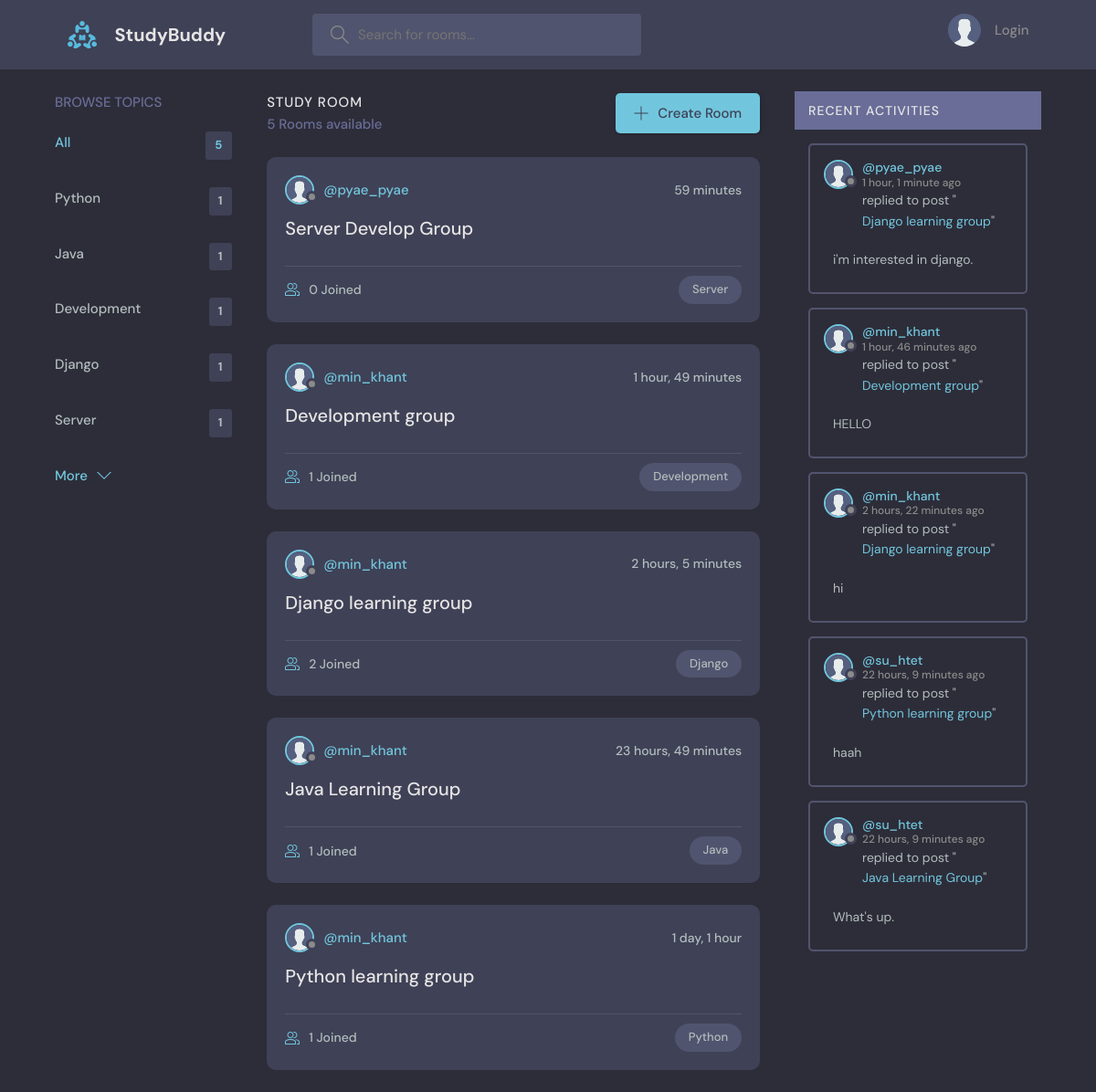
The page / on the database its author committed.
### app/models.py (models this page shows, shortened)
class Topics(models.Model):
    name = models.CharField(max_length=200)
    def __str__(self):
        return self.name

class Rooms(models.Model):
    name = models.CharField(max_length=200)
    topic = models.ForeignKey(Topics, on_delete=models.CASCADE, related_name='room')
    host = models.ForeignKey(User, on_delete=models.CASCADE)
    description = models.TextField(blank=True)
    participants = models.ManyToManyField(User, related_name='participants', blank=True)
    updated = models.DateTimeField(auto_now=True)
    created = models.DateTimeField(auto_now_add=True)
    class Meta:
        ordering = ['-updated', '-created']
    def __str__(self):
        return self.name

class User(AbstractUser):
    username = models.CharField(max_length=200, null=True)
    name = models.CharField(max_length=200, null=True)
    email = models.EmailField(unique=True, null=True)
    bio = models.TextField(null=True)
    avatar = models.ImageField(null=True, default='avatar.svg', upload_to='media')
    USERNAME_FIELD = 'email'
    REQUIRED_FIELDS = []

class Messages(models.Model):
    room = models.ForeignKey(Rooms, on_delete=models.CASCADE)
    user = models.ForeignKey(User, on_delete=models.CASCADE)
    body = models.TextField(blank=False)
    updated = models.DateTimeField(auto_now=True)
    created = models.DateTimeField(auto_now_add=True)
    class Meta:
        ordering = ['-updated', '-created']

### app/views.py (the view)
# urls.py: path('', views.home_viw, name='home'),
def home_viw(request):
    q = request.GET.get('q') if request.GET.get('q') != None else ''
    rooms = Rooms.objects.filter(
        Q(name__icontains=q) |
        Q(topic__name__icontains=q) |
        Q(host__name__icontains=q) |
        Q(description__icontains=q)
    )
    messages = Messages.objects.filter(
        Q(room__name__icontains=q) |
        Q(user__name__icontains=q) |
        Q(body__icontains=q)
    )[0:rooms.count()]
    topics = Topics.objects.all()[0:rooms.count() * 3]
    for topic in topics:
        if topic.room.count == 0:
            topic.delete()
    context = {
        'topics': topics,
        'messages': messages,
        'rooms': rooms
    }
    return render(request, 'home.html', context)

### templates/home.html
{% extends 'base.html' %}
{% block content %}
    <main class="layout layout--3">
      <div class="container">
        {% include 'topics.html' %}
        {% include 'room.html' %}
        {% include 'activities.html' %}
      </div>
    </main>
{% endblock %}

### templates/topics.html
<div class="topics">
    <div class="topics__header">
      <h2>Browse Topics</h2>
    </div>
    <ul class="topics__list">
      <li>
        <a href="{% url 'home' %}" class="active">All <span>{{rooms.count}}</span></a>
      </li>
      <li>
        {% for topic in topics %}
        <a href="{% url 'home' %}?q={{topic.name}}">{{topic}} <span>{{topic.room.count}}</span></a>
        {% endfor %}
      </li>
    </ul>
    <a class="btn btn--link" href="{% url 'topic-details' %}">
      More
      <svg version="1.1" xmlns="http://www.w3.org/2000/svg" width="32" height="32" viewBox="0 0 32 32">
        <title>chevron-down</title>
        <path d="M16 21l-13-13h-3l16 16 16-16h-3l-13 13z"></path>
      </svg>
    </a>
  </div>

### templates/room.html (shortened to what this page needs)
<div class="roomList">
  <div class="roomList__header">
    <div>
      <h2>Study Room</h2>
      <p>{{rooms.count}} Rooms available</p>
    </div>
    <a class="btn btn--main" href="{% url 'roomCreate' %}">
      <svg version="1.1" xmlns="http://www.w3.org/2000/svg" width="32" height="32" viewBox="0 0 32 32">
        <title>add</title>
        <path
          d="M16.943 0.943h-1.885v14.115h-14.115v1.885h14.115v14.115h1.885v-14.115h14.115v-1.885h-14.115v-14.115z"
        ></path>
      </svg>
      Create Room
    </a>
  </div>
  {% for room in rooms %}
  <div class="roomListRoom">
    <div class="roomListRoom__header">
      <a href="{% url 'user-info' room.host.id %}" class="roomListRoom__author">
        <div class="avatar avatar--small">
          <img src="{{room.host.avatar.url}}" />
        </div>
        <span>@{{room.host.username}}</span>
      </a>
      <div class="roomListRoom__actions">
        <span>{{room.updated|timesince}}</span>
      </div>
    </div>
    <div class="roomListRoom__content">
      <a href="{% url 'roomDetails' room.id %}">{{room.name}}</a>
    </div>
    <div class="roomListRoom__meta">
      <a href="{% url 'roomDetails' room.id %}" class="roomListRoom__joined">
       {{room.participants.count}} Joined
      </a>
      <p class="roomListRoom__topic">{{room.topic.name}}</p>
    </div>
  </div>
  {% endfor %}
</div>

### templates/activities.html (shortened to what this page needs)
<div class="ativities">
  <div class="activities__header">
    <h2>Recent Activities</h2>
  </div>
  {% for message in messages %}
  <div class="activities__box">
    <div class="activities__boxHeader roomListRoom__header">
      <a href="{% url 'user-info' message.user.id %}" class="roomListRoom__author">
        <div class="avatar avatar--small">
          <img src="{{message.user.avatar.url}}" alt="">
        </div>
        <p>@{{message.user.username}} <span>{{message.created|timesince}} ago</span></p>
      </a>
    </div>
    <div class="activities__boxContent">
      <p>replied to post "<a href="{% url 'roomDetails' message.room.id %}">{{message.room}}</a>"</p>
      <div class="activities__boxRoomContent">{{message.body}}</div>
    </div>
  </div>
  {% endfor %}
</div>

### rows shown on the page
Topics: name "Python", room.count "1"
Topics: name "Java", room.count "1"
Topics: name "Development", room.count "1"
Topics: name "Django", room.count "1"
Topics: name "Server", room.count "1"
Rooms: host.avatar (placeholder picture), host.username "pyae_pyae", updated "59 minutes", name "Server Develop Group", participants.count "0", topic.name "Server"
Rooms: host.avatar (placeholder picture), host.username "min_khant", updated "1 hour, 49 minutes", name "Development group", participants.count "1", topic.name "Development"
Rooms: host.avatar (placeholder picture), host.username "min_khant", updated "2 hours, 5 minutes", name "Django learning group", participants.count "2", topic.name "Django"
Rooms: host.avatar (placeholder picture), host.username "min_khant", updated "23 hours, 49 minutes", name "Java Learning Group", participants.count "1", topic.name "Java"
Rooms: host.avatar (placeholder picture), host.username "min_khant", updated "1 day, 1 hour", name "Python learning group", participants.count "1", topic.name "Python"
Messages: user.avatar (placeholder picture), user.username "pyae_pyae", created "1 hour, 1 minute", room "Django learning group", body "i'm interested in django."
Messages: user.avatar (placeholder picture), user.username "min_khant", created "1 hour, 46 minutes", room "Development group", body "HELLO"
Messages: user.avatar (placeholder picture), user.username "min_khant", created "2 hours, 22 minutes", room "Django learning group", body "hi"
Messages: user.avatar (placeholder picture), user.username "su_htet", created "22 hours, 9 minutes", room "Python learning group", body "haah"
Messages: user.avatar (placeholder picture), user.username "su_htet", created "22 hours, 9 minutes", room "Java Learning Group", body "What's up."

### other values the page prints
{{ rooms.count }} "5"
